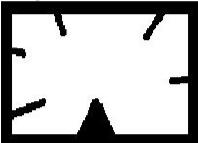
#> input picture Image Processing in OpenCV/Contours in OpenCV/Contour Features/Polygon.jpg, 198 x 143 px
$ python minAreaRect.py   (older library calls are emulated)
#> lines starting #> are read from the running program, lines starting #| are printed output that depends on the picture; after the words box and inside, x2 and y2 are one past the last pixel; in counts of white or black regions, pixels touching at a corner belong together
# -*- coding: utf-8 -*-
"""
@author: wuxin
"""

import cv2 as cv
import numpy as np
from matplotlib import pyplot as plt

if __name__ == "__main__":

    img = cv.imread("Polygon.jpg")
#> img is the input picture: shape (143, 198, 3); min 0, max 255, mean 179
    img1 = np.copy(img)

    gray = cv.cvtColor(img, cv.COLOR_BGR2GRAY)

    ret , binary = cv.threshold(gray, 220, 255, cv.THRESH_BINARY)
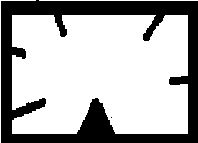
#> binary: shape (143, 198); 69% white; 2 black regions (1 under 20 px)
    image, contours, hierarchy = cv.findContours(binary, cv.RETR_EXTERNAL, cv.CHAIN_APPROX_SIMPLE)
#> contours = 3 contours, 2 with area under 20; largest, box (x1, y1, x2, y2) and area: (12, 15, 188, 134) 18780
    # 轮廓
    cnt = contours[0]
#> cnt = contour of 204 points, box (x1, y1, x2, y2) (12, 15, 188, 134), area 18780

    rect = cv.minAreaRect(cnt)
#> rect = ((99.5, 74), (118, 175), -90)
    box = cv.boxPoints(rect)
#> box = [[187, 133], [12, 133], [12, 15], [187, 15]]
    box = np.int0(box)
    img1 = cv.drawContours(img1,[box],0,(0,0,255),2)
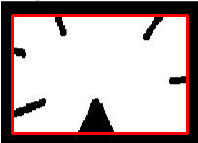
#> img1: shape (143, 198, 3); 6.19% of pixels changed, all inside (x1, y1, x2, y2) = (11, 14, 189, 135)
    # img1 = cv2.rectangle(img1, (x, y), (x + w, y + h), (0, 0, 255), 2)

    plt.subplot(121), plt.imshow(img)
    plt.xticks([]), plt.yticks([])
    plt.subplot(122), plt.imshow(img1)
    plt.xticks([]), plt.yticks([])
    plt.show()
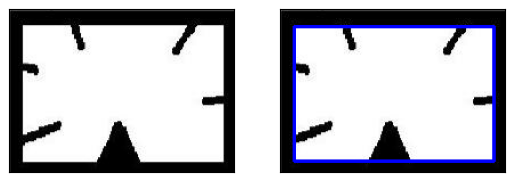
#> figure drawn by matplotlib, 2 panels; B, G, R data is drawn as R, G, B
